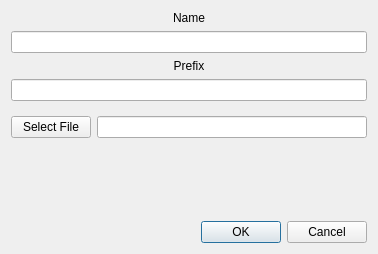
<?xml version="1.0" encoding="UTF-8"?>
<ui version="4.0">
 <class>AddParamDialog</class>
 <widget class="QDialog" name="AddParamDialog">
  <property name="geometry">
   <rect>
    <x>0</x>
    <y>0</y>
    <width>378</width>
    <height>254</height>
   </rect>
  </property>
  <property name="windowTitle">
   <string>Add Paramter</string>
  </property>
  <layout class="QVBoxLayout" name="verticalLayout">
   <item>
    <widget class="QLabel" name="NameLabel">
     <property name="text">
      <string>Name</string>
     </property>
     <property name="alignment">
      <set>Qt::AlignCenter</set>
     </property>
    </widget>
   </item>
   <item>
    <widget class="QLineEdit" name="NameInputField"/>
   </item>
   <item>
    <widget class="QLabel" name="PrefixLabel">
     <property name="text">
      <string>Prefix</string>
     </property>
     <property name="alignment">
      <set>Qt::AlignCenter</set>
     </property>
    </widget>
   </item>
   <item>
    <widget class="QLineEdit" name="PrefixInputField"/>
   </item>
   <item>
    <widget class="QWidget" name="widget" native="true">
     <layout class="QHBoxLayout" name="horizontalLayout">
      <property name="leftMargin">
       <number>0</number>
      </property>
      <property name="rightMargin">
       <number>0</number>
      </property>
      <item>
       <widget class="QPushButton" name="SelectButton">
        <property name="text">
         <string>Select File</string>
        </property>
       </widget>
      </item>
      <item>
       <widget class="QLineEdit" name="SelectFileInputField"/>
      </item>
     </layout>
    </widget>
   </item>
   <item>
    <spacer name="verticalSpacer">
     <property name="orientation">
      <enum>Qt::Vertical</enum>
     </property>
     <property name="sizeHint" stdset="0">
      <size>
       <width>20</width>
       <height>40</height>
      </size>
     </property>
    </spacer>
   </item>
   <item>
    <widget class="QDialogButtonBox" name="ButtonBox">
     <property name="orientation">
      <enum>Qt::Horizontal</enum>
     </property>
     <property name="standardButtons">
      <set>QDialogButtonBox::Cancel|QDialogButtonBox::Ok</set>
     </property>
    </widget>
   </item>
  </layout>
 </widget>
 <resources/>
 <connections>
  <connection>
   <sender>ButtonBox</sender>
   <signal>accepted()</signal>
   <receiver>AddParamDialog</receiver>
   <slot>accept()</slot>
   <hints>
    <hint type="sourcelabel">
     <x>248</x>
     <y>254</y>
    </hint>
    <hint type="destinationlabel">
     <x>157</x>
     <y>274</y>
    </hint>
   </hints>
  </connection>
  <connection>
   <sender>ButtonBox</sender>
   <signal>rejected()</signal>
   <receiver>AddParamDialog</receiver>
   <slot>reject()</slot>
   <hints>
    <hint type="sourcelabel">
     <x>316</x>
     <y>260</y>
    </hint>
    <hint type="destinationlabel">
     <x>286</x>
     <y>274</y>
    </hint>
   </hints>
  </connection>
 </connections>
</ui>
